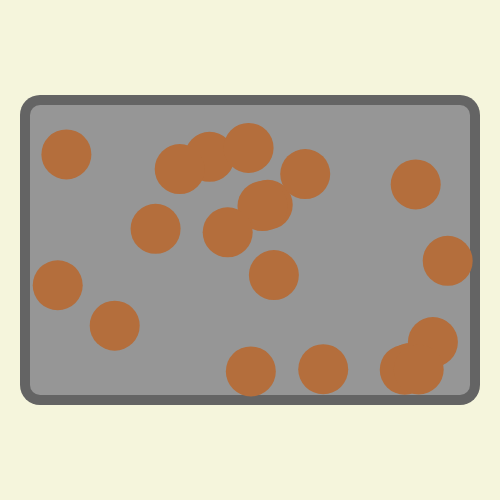
Frame 1 (no input)
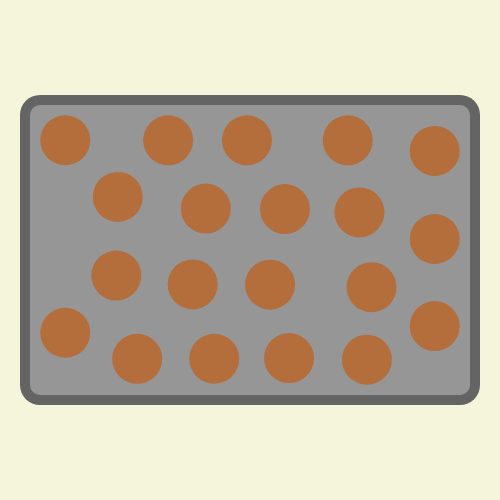
Frame 60 (no input)
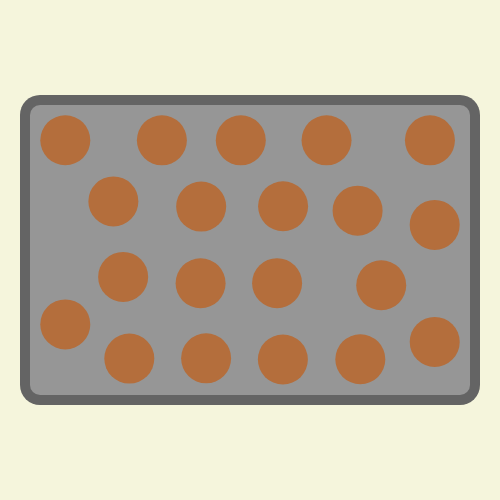
Frame 120 (the mouse pressed at the canvas centre since frame 60)

The p5.js sketch that drew these frames (run headless with seeded random() and noise() and a simulated clock; from frame 60 on, the mouse is pressed at the canvas centre):

// p5.js sketch
// ── sketch.js
const CANVAS_SIZE = 500;
const CENTER_X = CANVAS_SIZE / 2;
const CENTER_Y = CANVAS_SIZE / 2;

const TRAY_CENTER_X = CENTER_X;
const TRAY_CENTER_Y = CENTER_Y;
const TRAY_WIDTH = 400;
const TRAY_HEIGHT = 250;
const TRAY_CORNER_RADIUS = 20;
const TRAY_TOP_LEFT_X = TRAY_CENTER_X - TRAY_WIDTH / 2;
const TRAY_TOP_LEFT_Y = TRAY_CENTER_Y - TRAY_HEIGHT / 2;

const BLACK = [0, 0, 0, 255];
const BEIGE = [245, 245, 220, 255];
const WHITE = [255, 255, 255, 255];
const DARK_GRAY = [100, 100, 100, 255];
const MEDIUM_GRAY = [150, 150, 150, 255];
const COOKIE_BROWN = [180, 110, 60, 255];

const COOKIE_SIZE = 50;
const COOKIE_COUNT = 20;

// Cookie coordinates will range from 0 to TRAY_WIDTH and TRAY_HEIGHT
var cookiePositions = [];
for (let i = 0; i < COOKIE_COUNT; i++) {
  cookiePositions.push({
    x: Math.random() * TRAY_WIDTH,
    y: Math.random() * TRAY_HEIGHT,
  });
}

function setup() {
  createCanvas(CANVAS_SIZE, CANVAS_SIZE);
}

function draw() {
  frameRate(60);

  // Outline the canvas
  noStroke();
  strokeWeight(10);
  fill(...BEIGE);
  rect(0, 0, CANVAS_SIZE, CANVAS_SIZE);

  // Draw the tray
  noStroke();
  fill(...DARK_GRAY);
  rect(
    TRAY_CENTER_X - TRAY_WIDTH / 2 - 30,
    TRAY_CENTER_Y - TRAY_HEIGHT / 2 - 30,
    TRAY_WIDTH + 60,
    TRAY_HEIGHT + 60,
    TRAY_CORNER_RADIUS,
    TRAY_CORNER_RADIUS,
    TRAY_CORNER_RADIUS,
    TRAY_CORNER_RADIUS
  );

  // Draw the inner tray
  noStroke();
  fill(...MEDIUM_GRAY);
  rect(
    TRAY_CENTER_X - TRAY_WIDTH / 2 - 20,
    TRAY_CENTER_Y - TRAY_HEIGHT / 2 - 20,
    TRAY_WIDTH + 40,
    TRAY_HEIGHT + 40,
    TRAY_CORNER_RADIUS / 2,
    TRAY_CORNER_RADIUS / 2,
    TRAY_CORNER_RADIUS / 2,
    TRAY_CORNER_RADIUS / 2
  );

  // Draw the cookies
  for (let i = 0; i < cookiePositions.length; i++) {
    let cookie = cookiePositions[i];
    let OFFSET_X = TRAY_TOP_LEFT_X;
    let OFFSET_Y = TRAY_TOP_LEFT_Y
    fill(...COOKIE_BROWN);
    ellipse(cookie.x + OFFSET_X, cookie.y + OFFSET_Y, COOKIE_SIZE, COOKIE_SIZE);
  }

  // Update the cookie positions to be less close to each other
  // For each cookie, calculate the distance to all other cookies
  // Identify the closest cookie and move the current cookie away from it
  for (let i = 0; i < cookiePositions.length; i++) {
    let cookie = cookiePositions[i];
    let closestDistance = Infinity;
    let closestCookie = null;
    for (let j = 0; j < cookiePositions.length; j++) {
      if (i !== j) {
        let distance = Math.sqrt(Math.pow(cookie.x - cookiePositions[j].x, 2) + Math.pow(cookie.y - cookiePositions[j].y, 2));
        if (distance < closestDistance) {
          closestDistance = distance;
          closestCookie = cookiePositions[j];
        }
      }
    }
    if (closestCookie) {
      let distance = Math.sqrt(Math.pow(cookie.x - closestCookie.x, 2) + Math.pow(cookie.y - closestCookie.y, 2));
      cookie.x += (cookie.x - closestCookie.x) / distance * 2;
      cookie.y += (cookie.y - closestCookie.y) / distance * 2;
    }

    // Move the cookie away from the tray edges
    if (cookie.x < 20) {
      cookie.x += 0.001 * ((cookie.x - 20) ** 4)
    }
    if (cookie.x > TRAY_WIDTH - 20) {
      cookie.x -= 0.001 * ((TRAY_WIDTH - 20 - cookie.x) ** 4)
    }
    if (cookie.y < 20) {
      cookie.y += 0.001 * ((cookie.y - 20) ** 4)
    }
    if (cookie.y > TRAY_HEIGHT - 20) {
      cookie.y -= 0.001 * ((TRAY_HEIGHT - 20 - cookie.y) ** 4)
    }
  }
}
